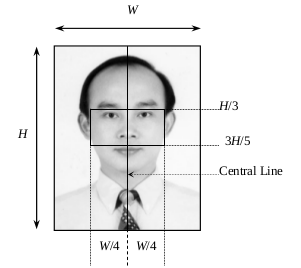
#> input picture src/eyes_search.png, 301 x 268 px
$ python sobel.py   (older library calls are emulated)
#> lines starting #> are read from the running program, lines starting #| are printed output that depends on the picture; after the words box and inside, x2 and y2 are one past the last pixel; in counts of white or black regions, pixels touching at a corner belong together
#> further down, img is the input picture: shape (268, 301); min 0, max 255, mean 234.4
import cv2
import numpy as np

class SB:
    def __init__(self):
        #self.img = img
        self.sobelX = None
        self.sobelY = None
        self.sb = None

    # use kernel to filter the input image
    def kernel_filter (self, kernel):
        height, width = self.img.shape
#> height = 268; width = 301
        kernel_height, kernel_width = kernel.shape

        img_pad = np.zeros(((height+2), (width+2)), np.float32)
        img_pad[1:height+1, 1:width+1] = self.img
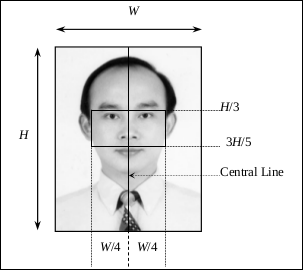
#> img_pad: shape (270, 303) float32; min 0, max 255, mean 231.1

        window = np.zeros((kernel_height, kernel_width), np.float32)
        value = np.zeros((kernel_height, kernel_width), np.float32)
        img_filter = np.zeros((height, width))

        for row in range(1, height):
            for col in range(1, width):
                window = img_pad[(row - 1): (row + 2), (col - 1): (col + 2)]
                value = window*kernel
                img_filter[row-1, col-1] = int(value.sum())
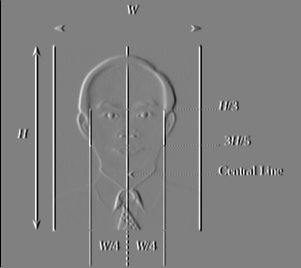
#> img_filter: shape (268, 301) float64; min -1020, max 1009, mean -3.4; drawn with min black and max white

        return img_filter

    def filter(self):
        filterX = np.array([[1, 0, -1], [2, 0, -2], [1, 0, -1]])
        filterY = np.array([[1, 2, 1], [0, 0, 0], [-1, -2, -1]])
        filterG = np.array([(1, 2, 1), (2, 4, 2), (1, 2, 1)], np.float32)/16

        self.sobelX = self.kernel_filter(filterX)
        self.sobelY = self.kernel_filter(filterY)
#> after the loop in kernel_filter (call 2), `for row in range(1, height):`:
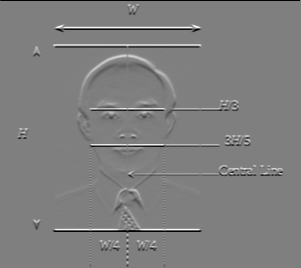
#> img_filter: shape (268, 301) float64; min -1020, max 1014, mean -3.8; drawn with min black and max white

        sb = cv2.magnitude(self.sobelX, self.sobelY)
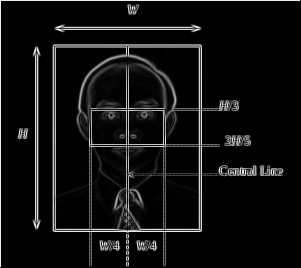
#> sb: shape (268, 301) float64; min 0, max 1109.9, mean 73.6; drawn with min black and max white
        #(self.sobelX**2 + self.sobelY**2)**0.5
        self.sb = sb#cv2.GaussianBlur(sb, (5,5), 0)

    def threshold(self, th):
#> called with th = 100
        img_thr = np.copy(self.sb)
        img_thr[img_thr >= th] = 255
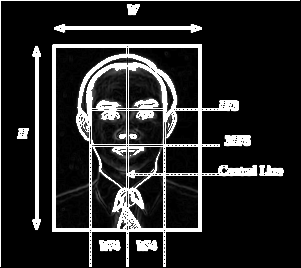
#> img_thr: shape (268, 301) float64; 14.15% of pixels changed, all inside (x1, y1, x2, y2) = (0, 0, 300, 267)
        img_thr[img_thr != 255] = 0
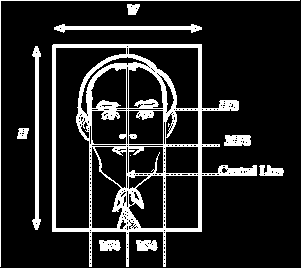
#> img_thr: shape (268, 301) float64; 14.1% white; 12 white regions (2 under 20 px), largest, box (x1, y1, x2, y2) and area: (52, 44, 257, 267) 8343, (32, 46, 41, 230) 783, (54, 24, 202, 33) 633

        self.sb = img_thr

    def sobel(self, img, th=100):
        self.img = img
        self.filter()
        self.threshold(th)
        return self.sb


def apply_sobel(img, ksize, thres=None):
    """
    Apply Sobel operator [ksizexksize] to image.
    @param  img:    input image
    @param  ksize:  Sobel kernel size
                    @pre odd integer >= 3
    @param  thres:  binary threshold, if None do not threshold
                    @pre integer >= 0 & <= 255

    @return:    image of Sobel magnitude
    """
    Ix = cv2.Sobel(img, cv2.CV_64F, 1, 0, ksize=ksize)
    Iy = cv2.Sobel(img, cv2.CV_64F, 0, 1, ksize=ksize)
    Im = cv2.magnitude(Ix, Iy)
    if thres is not None:
        _, It = cv2.threshold(Im, thres, 1, cv2.THRESH_BINARY)
        return It
    else:
        return Im


# example
img = cv2.imread('eyes_search.png', 0)
#img = cv2.resize(img, (150,200))
sb = SB()
img = sb.sobel(img)

cv2.imshow('img',img)
cv2.waitKey(0)
cv2.destroyAllWindows()

$ run again, with src/sample.jpg saved as src/eyes_search.png
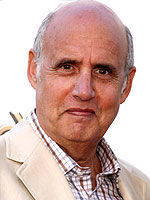
#> input picture src/sample.jpg, 150 x 200 px
#> after the loop in kernel_filter (call 2), `for row in range(1, height):`:
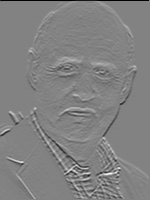
#> img_filter: shape (200, 150) float64; min -1020, max 976, mean -2.9; drawn with min black and max white
#> in threshold, `img_thr[img_thr != 255] = 0`:
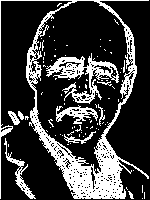
#> img_thr: shape (200, 150) float64; 23.9% white; 92 white regions (82 under 20 px), largest, box (x1, y1, x2, y2) and area: (0, 0, 149, 199) 4714, (46, 53, 119, 104) 1207, (56, 105, 98, 124) 358
